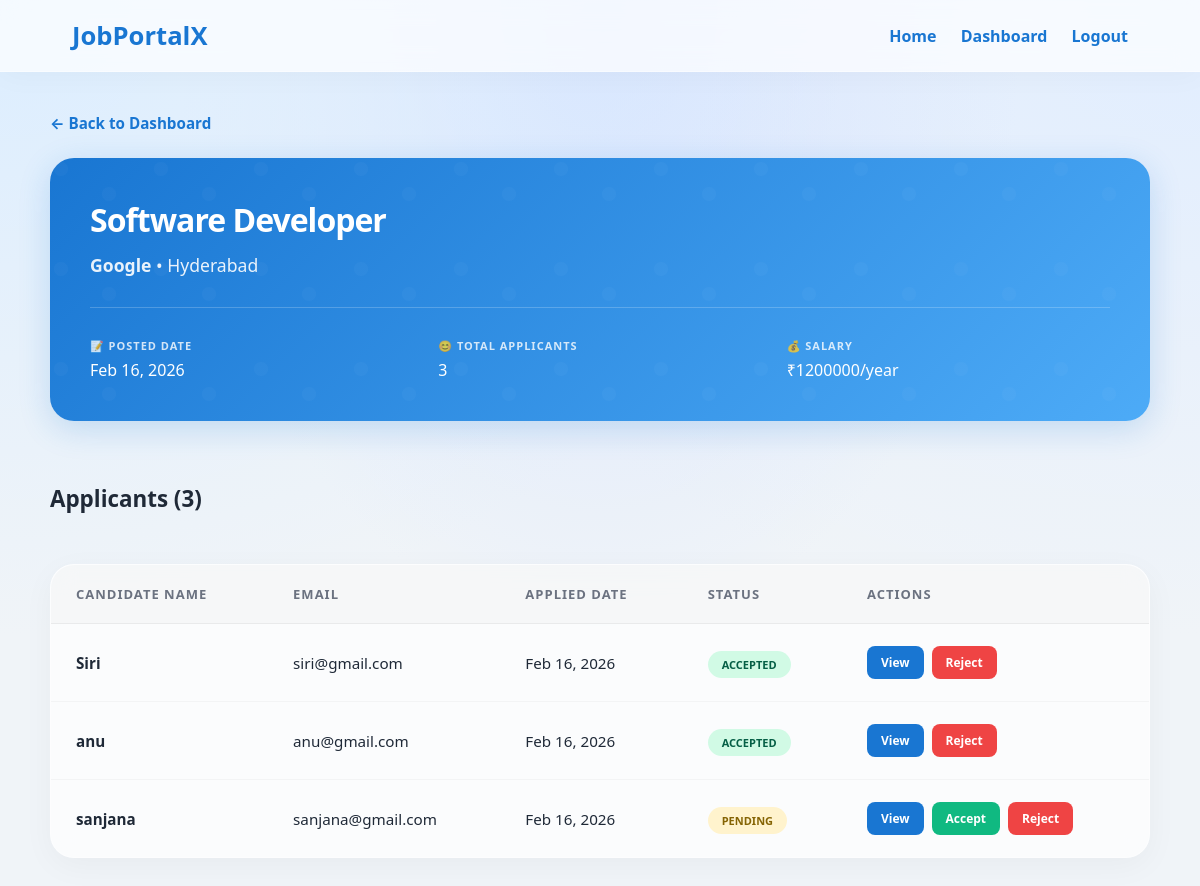
/view/applicants/9/ (signed in), run on the app's committed database.
### jobs/models.py (models this page shows, shortened)
class Job(models.Model):
    title = models.CharField(max_length=200)
    company = models.CharField(max_length=200)
    location = models.CharField(max_length=100)
    salary = models.IntegerField()
    description = models.TextField()
    recruiter = models.ForeignKey(User, on_delete=models.CASCADE, related_name='posted_jobs', null=True, blank=True)
    created_at = models.DateTimeField(auto_now_add=True)
    updated_at = models.DateTimeField(auto_now=True)
    class Meta:
        ordering = ['-created_at']

class Application(models.Model):
    STATUS_CHOICES = [
        ('pending', 'Pending'),
        ('accepted', 'Accepted'),
        ('rejected', 'Rejected'),
    ]
    user = models.ForeignKey(User, on_delete=models.CASCADE, related_name='applications')
    job = models.ForeignKey(Job, on_delete=models.CASCADE, related_name='applications')
    applied_date = models.DateTimeField(auto_now_add=True)
    status = models.CharField(max_length=20, choices=STATUS_CHOICES, default='pending')
    cover_letter = models.TextField(blank=True, null=True)
    resume = models.FileField(upload_to='resumes/', blank=True, null=True, help_text='Upload your resume (PDF, DOC, DOCX)')
    notified = models.BooleanField(default=False)
    class Meta:
        unique_together = ('user', 'job')
        ordering = ['-applied_date']

### jobs/views.py (the view)
# urls.py: path('view/applicants/<int:job_id>/', view_applicants, name='view_applicants'),
@login_required
def view_applicants(request, job_id):
    job = get_object_or_404(Job, id=job_id)
    if job.recruiter != request.user:
        messages.error(request, "You don't have access to this job's applications.")
        return redirect("recruiter_dashboard")
    applications = job.applications.all().select_related('user')
    return render(request, "view_applicants.html", {"job": job, "applications": applications})

### jobs/templates/view_applicants.html (shortened to what this page needs)
<!DOCTYPE html>
<html lang="en">
<head>
</head>
<body>
    <header>
        <h1>JobPortalX</h1>
        <nav>
            <a href="{% url 'home' %}">Home</a>
            <a href="{% url 'recruiter_dashboard' %}">Dashboard</a>
            <a href="{% url 'logout' %}">Logout</a>
        </nav>
    </header>
    <div class="container">
        <a href="{% url 'recruiter_dashboard' %}" class="back-link">← Back to Dashboard</a>
        <div class="job-header">
            <h2>{{ job.title }}</h2>
            <p><strong>{{ job.company }}</strong> • {{ job.location }}</p>
            <div class="header-meta">
                <div class="meta-item">
                    <strong>📝 Posted Date</strong>
                    {{ job.created_at|date:"M d, Y" }}
                </div>
                <div class="meta-item">
                    <strong>😊 Total Applicants</strong>
                    {{ applications|length }}
                </div>
                <div class="meta-item">
                    <strong>💰 Salary</strong>
                    ₹{{ job.salary|floatformat:0 }}/year
                </div>
            </div>
        </div>
        <div style="display: flex; justify-content: space-between; align-items: center; margin-bottom: 25px;">
            <h3>Applicants ({{ applications|length }})</h3>
        </div>
        {% if applications %}
        <div class="table-container">
            <table>
                <thead>
                    <tr>
                        <th>Candidate Name</th>
                        <th>Email</th>
                        <th>Applied Date</th>
                        <th>Status</th>
                        <th>Actions</th>
                    </tr>
                </thead>
                <tbody>
                    {% for app in applications %}
                    <tr>
                        <td style="font-weight: 700;">{{ app.user.get_full_name|default:app.user.username }}</td>
                        <td>{{ app.user.email }}</td>
                        <td>{{ app.applied_date|date:"M d, Y" }}</td>
                        <td>
                            <span class="badge badge-{{ app.status }}">{{ app.get_status_display }}</span>
                        </td>
                        <td>
                            <div class="action-buttons">
                                <a href="{% url 'view_application_details' app.id %}" class="btn-small btn-view"
                                    style="background: var(--primary);">View</a>
                                {% if app.status != 'accepted' %}
                                <a href="{% url 'update_application_status' app.id 'accepted' %}"
                                    class="btn-small btn-accept">Accept</a>
                                {% endif %}
                                {% if app.status != 'rejected' %}
                                <a href="{% url 'update_application_status' app.id 'rejected' %}"
                                    class="btn-small btn-reject">Reject</a>
                                {% endif %}
                            </div>
                        </td>
                    </tr>
                    {% endfor %}
                </tbody>
            </table>
        </div>
        {% endif %}
    </div>
</body>
</html>

### jobs/templates/view_applicants.html (style rules this page uses)
:root { --primary: #1976d2; --secondary: #4dabf7; --success: #10b981; --danger: #ef4444; --glass-bg: rgba(255, 255, 255, 0.7); --glass-border: rgba(255, 255, 255, 0.4); --text-main: #1f2937; --text-muted: #6b7280; }
body { margin: 0; font-family: 'Outfit', 'Segoe UI', system-ui, -apple-system, sans-serif; background: radial-gradient(at 0% 0%, hsla(210, 100%, 93%, 1) 0, transparent 50%), radial-gradient(at 50% 0%, hsla(220, 100%, 92%, 1) 0, transparent 50%), radial-gradient(at 100% 0%, hsla(215, 100%, 94%, 1) 0, transparent 50%); background-color: #f0f4f8; background-attachment: fixed; color: var(--text-main); min-height: 100vh; }
header { background: var(--glass-bg); backdrop-filter: blur(12px); padding: 18px 6%; display: flex; align-items: center; justify-content: space-between; box-shadow: 0 4px 30px rgba(0, 0, 0, 0.03); border-bottom: 1px solid var(--glass-border); position: sticky; top: 0; z-index: 100; }
header h1 { color: var(--primary); margin: 0; font-size: 1.6rem; font-weight: 800; }
nav a { margin-left: 20px; color: var(--primary); text-decoration: none; font-weight: 600; }
.container { max-width: 1100px; margin: 40px auto; padding: 0 25px; }
.back-link { display: inline-flex; align-items: center; margin-bottom: 25px; color: var(--primary); text-decoration: none; font-weight: 700; font-size: 0.95rem; transition: transform 0.2s; }
.job-header { background: linear-gradient(135deg, var(--primary) 0%, var(--secondary) 100%); color: white; padding: 40px; border-radius: 24px; margin-bottom: 40px; box-shadow: 0 8px 32px rgba(25, 118, 210, 0.2); position: relative; overflow: hidden; }
.job-header::after { content: ''; position: absolute; top: 0; right: 0; bottom: 0; left: 0; opacity: 0.5; }
.job-header h2 { margin: 0 0 12px 0; font-size: 32px; font-weight: 800; letter-spacing: -1px; }
.job-header p { margin: 0; opacity: 0.9; font-size: 1.1rem; font-weight: 500; }
.header-meta { display: grid; grid-template-columns: repeat(3, 1fr); gap: 25px; margin-top: 30px; padding-top: 30px; border-top: 1px solid rgba(255, 255, 255, 0.2); }
.meta-item strong { display: block; font-size: 11px; text-transform: uppercase; letter-spacing: 1px; opacity: 0.8; margin-bottom: 6px; }
h3 { color: var(--text-main); margin-bottom: 25px; font-size: 1.4rem; font-weight: 800; }
.table-container { background: var(--glass-bg); backdrop-filter: blur(12px); border-radius: 24px; overflow: hidden; border: 1px solid var(--glass-border); box-shadow: 0 8px 32px rgba(0, 0, 0, 0.04); margin-bottom: 40px; }
table { width: 100%; border-collapse: collapse; }
th { background: rgba(0, 0, 0, 0.02); padding: 20px 25px; text-align: left; font-size: 13px; text-transform: uppercase; letter-spacing: 1px; color: var(--text-muted); border-bottom: 1px solid rgba(0, 0, 0, 0.05); }
td { padding: 22px 25px; border-bottom: 1px solid rgba(0, 0, 0, 0.03); font-size: 0.95rem; }
tr:last-child td { border-bottom: none; }
.action-buttons { display: flex; gap: 8px; }
.btn-small { padding: 8px 14px; border-radius: 8px; font-size: 12px; font-weight: 700; text-decoration: none; transition: all 0.2s; display: inline-flex; align-items: center; }
.btn-view { background: var(--accent); color: white; }
.btn-accept { background: var(--success); color: white; }
.btn-reject { background: var(--danger); color: white; }
.badge { padding: 6px 14px; border-radius: 100px; font-size: 11px; font-weight: 700; text-transform: uppercase; }
.badge-pending { background: #fff3cd; color: #856404; }
.badge-accepted { background: #d1fae5; color: #065f46; }

### data on the page
Job: title "Software Developer", company "Google", location "Hyderabad", created_at "Feb 16, 2026", salary "1200000"
Application: user.get_full_name "Siri", user.email "siri@gmail.com", applied_date "Feb 16, 2026", status "ACCEPTED", shows "Reject"
Application: user.get_full_name "anu", user.email "anu@gmail.com", applied_date "Feb 16, 2026", status "ACCEPTED", shows "Reject"
Application: user.get_full_name "sanjana", user.email "sanjana@gmail.com", applied_date "Feb 16, 2026", status "PENDING", shows "Accept", shows "Reject"

### other printed values
{{ applications|length }} "3"
